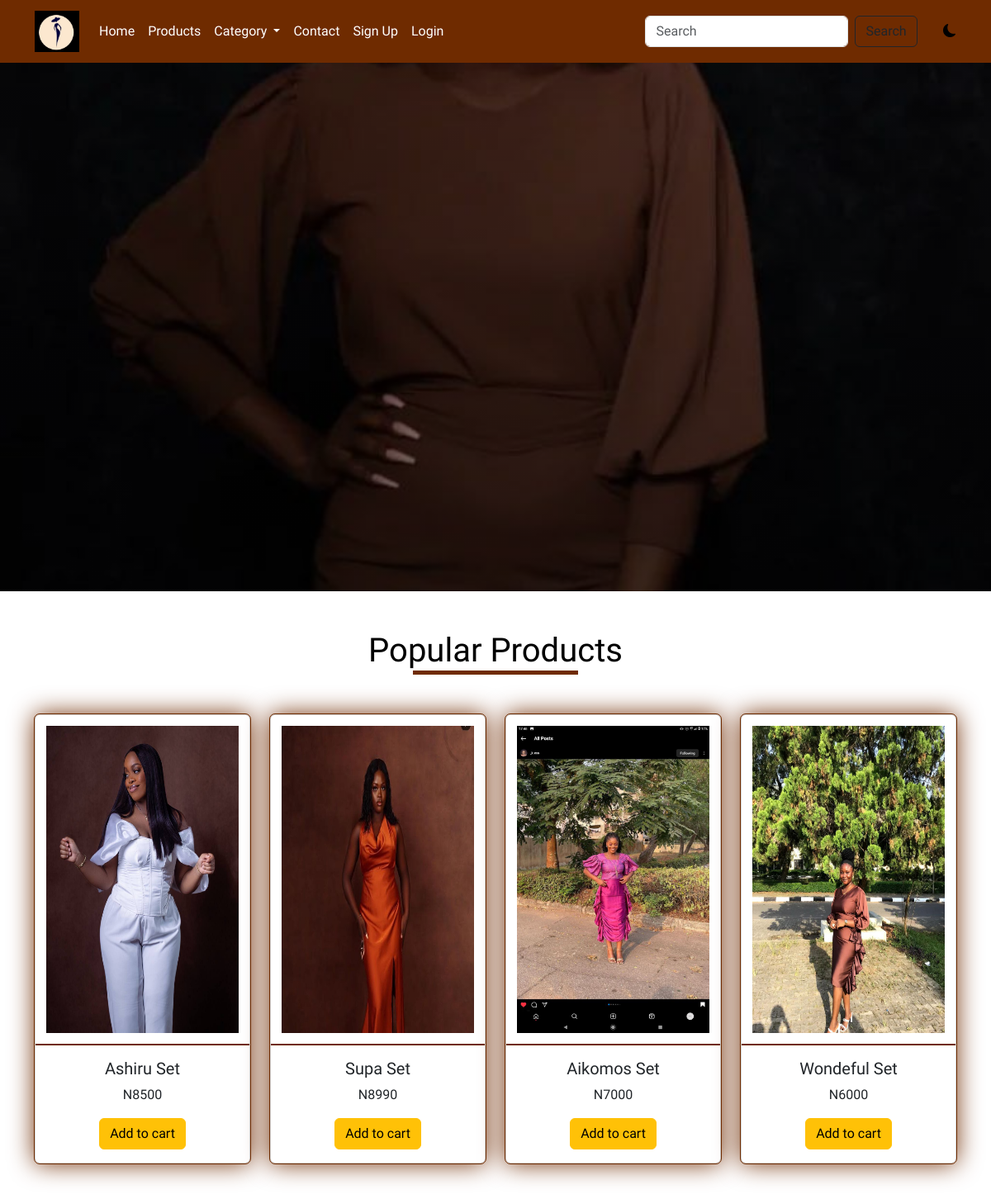
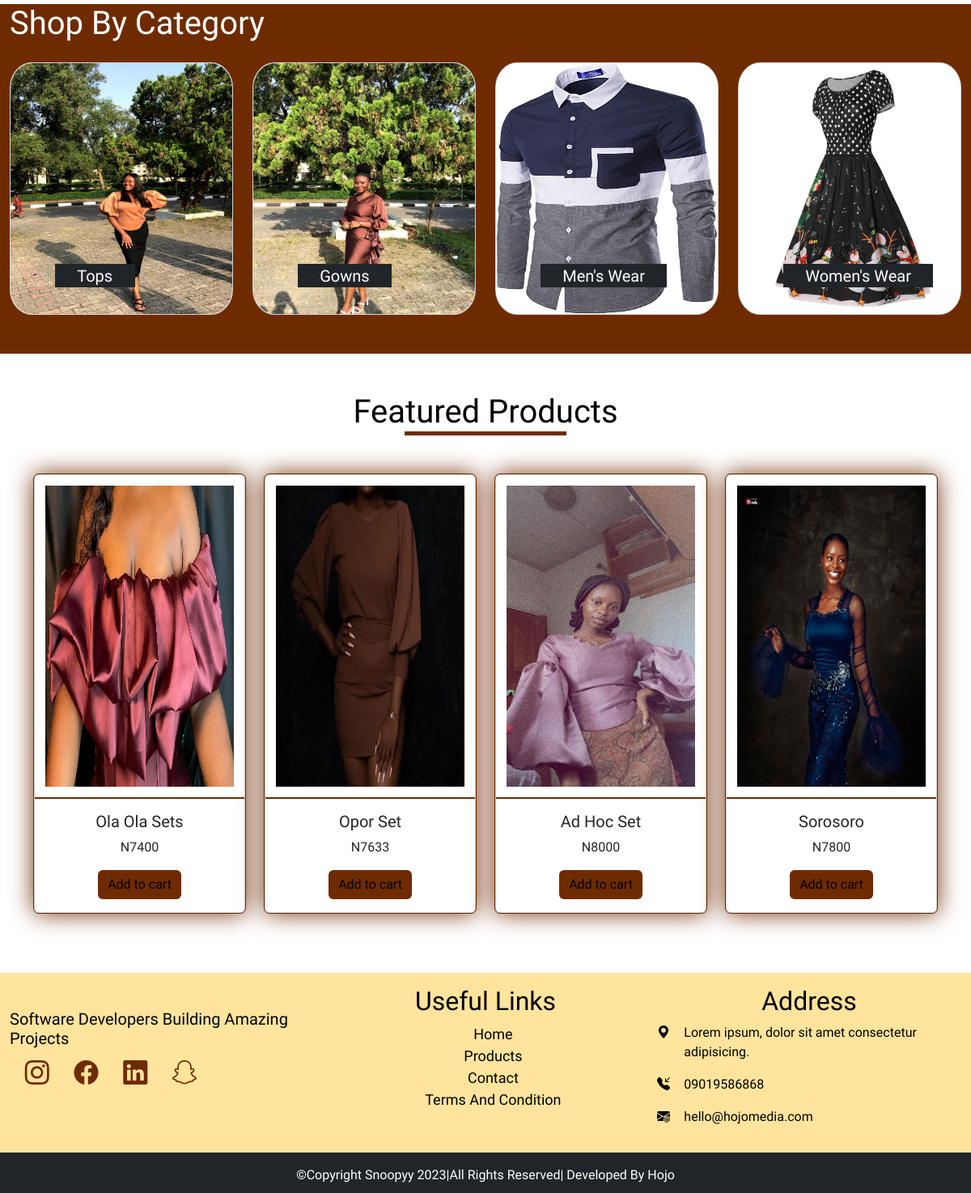
The page / on the database its author committed (2 pictures, top to bottom).
### main/models.py (models this page shows, shortened)
class AppInfo(models.Model):
    appname = models.CharField(max_length=50)
    logo = models.ImageField(upload_to='logo')
    banner = models.ImageField(upload_to='banner')
    carousel1 = models.ImageField(upload_to='carousel')
    carousel2 = models.ImageField(upload_to='carousel')
    carousel3 = models.ImageField(upload_to='carousel')

class Product(models.Model):
    type = models.ForeignKey(Category, on_delete=models.CASCADE)
    name = models.CharField(max_length=50)
    slug = models.SlugField(unique=True)
    img = models.ImageField(upload_to='product')
    price = models.CharField(max_length=12)
    description = models.TextField()
    size = models.CharField(max_length=50, blank=True, null=True)
    popular = models.BooleanField(default=False)
    featured = models.BooleanField(default=False)
    uploaded = models.DateTimeField(auto_now_add=True)

class Category(models.Model):
    name = models.CharField(max_length=50)
    catimg = models.ImageField(upload_to='catimg')
    slug = models.SlugField(unique=True)

### main/views.py (the view)
# urls.py: path('', views.homepage, name='home'),
def homepage(request):
    popular = Product.objects.filter(popular=True)
    featured = Product.objects.filter(featured=True)
    context = {
        'popular':popular,
        'featured':featured
    }
    return render(request, 'index.html', context)

### main/context_processor.py (called while the page is built)
def feature(request):
    info = AppInfo.objects.get(pk=1)
    categ = Category.objects.all()
    context ={
        'info':info,
        'categ':categ,
    }
    return context

def cartcount(request):
    cart = Cart.objects.filter(user__username = request.user.username, paid=False)
    itemcount = 0
    for item in cart:
        itemcount += item.quantity
    context = {
        'itemcount':itemcount
    }
    return context

### main/templates/index.html (shortened to what this page needs)
{% extends 'base.html' %}
{% block header %} {% include 'header.html' %} {% endblock header %}
{% block banner %} {% include 'banner.html' %} {% endblock banner %}
{% block content %}
<div class="container mb-5 mt-5">
    <h1 class="text-center text-capitalize mb-5 title">popular products</h1>
    <div class="row">
      {% for product in popular %}
      <div class="col-12 col-md-6 col-lg-3">
          <div class="card popcard">
              <a href="{% url 'detail' product.id product.slug %}"><img src="{{product.img.url}}" class="card-img-top" alt="..."></a>
              <div class="card-body">
                <h5 class="card-title text-capitalize text-center">{{product.name}}</h5>
                <P class="card-text text-center">N{{product.price}}</P>
                <form action="{% url 'add_to_cart' %}" method="POST">
                  <button type="submit" class="btn btn-warning">Add to cart</button>
                </form>
              </div>
            </div>
      </div>
      {% endfor %}
        </div>
    </div>
<div class="container-fluid mt-4 mb-5 catsec">
  <h1 class="text-capitalize text-white"> shop by category</h1>
  <div class="row categ pt-3 pb-5">
    {% for category in categ %}
    <div class="col-12 col-md-6 col-lg-3">
      <div class="card">
        <a href="{% url 'category' category.id %}"><img src="{{category.catimg.url}}"  alt="" class="card-img-top"></a>
        <h5 class="bg-dark text-center text-white text-capitalize"> {{category.name}} </h5>
      </div>
    </div>
    {% endfor %}
    </div>
  </div>
<div class="container mt-5 mb-5">
  <h1 class="text-center text-capitalize title"> featured products</h1>
  <div class="row mt-5">
    {% for product in featured %}
    <div class="col-12 col-md-6 col-lg-3">
        <div class="card featcard">
            <a href="{% url 'detail' product.id product.slug %}"><img src="{{product.img.url}}" class="card-img-top" alt="..."></a>
            <div class="card-body">
              <h5 class="card-title text-capitalize text-center">{{product.name}}</h5>
              <P class="card-text text-center">N{{product.price}}</P>
              <form action="{% url 'add_to_cart' %}" method="POST">
                <button type="submit" class="btn btn-warning">Add to cart</button>
              </form>
            </div>
        </div>
    </div>
    {% endfor %}
  </div>
</div>
{% endblock content %}
{% block footer %} {% include 'footer.html' %} {% endblock footer %}

### main/templates/base.html (shortened to what this page needs)
<!DOCTYPE html>
{% load static %}
<html lang="en">
<head>
    <link href="https://cdn.jsdelivr.net/npm/bootstrap@5.3.0-alpha1/dist/css/bootstrap.min.css" rel="stylesheet">
    <link rel="stylesheet" href="https://cdn.jsdelivr.net/npm/bootstrap-icons@1.10.3/font/bootstrap-icons.css">
    <link rel="stylesheet" href="{% static '' %}css/style.css">
</head>
<body>
  {% block header %}{% endblock header %}
  {% block banner %}{% endblock banner %}
  {% block content %}{% endblock content %}
    {% block footer %}{% endblock footer %}
</body>
</html>

### main/templates/header.html (shortened to what this page needs)
    <nav class="navbar sticky-top navbar-expand-lg">
        <div class="container">
          <a class="navbar-brand" href="#"><img src="{{info.logo.url}}" height="50px" alt=""></a>
          <div class="collapse navbar-collapse" id="navbarSupportedContent">
            <ul class="navbar-nav me-auto  mb-2 mb-lg-0">
              {% if user.is_authenticated %}
              <li class="nav-item">
                <a class="nav-link" aria-current="page" href="{% url 'home' %}">Home</a>
              </li>
              <li class="nav-item">
                <a class="nav-link" href="{% url 'products' %}">Products</a>
              </li>
              <li class="nav-item dropdown">
                <a class="nav-link dropdown-toggle" href="#" role="button" data-bs-toggle="dropdown" aria-expanded="false">
                  Category
                </a>
                <ul class="dropdown-menu">
                  {% for item in categ %}
                  <li><a class="dropdown-item" href="{% url 'category' item.id %}">{{item.name|title}}</a></li>
                  {% endfor %}
              </ul>
              </li>
              <li class="nav-item">
                <a class="nav-link" href="{% url 'contact' %}">Contact</a>
              </li>
              <li class="nav-item">
                <a class="nav-link" href="{% url 'cart' %}">
                  <div class="wrapper">
                    <i class="bi bi-cart4"></i>
                    <span class="badge">{{itemcount}}</span>
                  </div>
                </a>
              </li>
                      <li class="nav-item dropdown">
                <a class="nav-link dropdown-toggle" href="#" role="button" data-bs-toggle="dropdown" aria-expanded="false">
                  {% if user.customer %}
                  <img src="{{user.customer.pix.url}}" style="height: 20px;" alt=""><span class="text-caitalize">Hi {{user.username}}</span>
                  {% endif %}
                </a>
                <ul class="dropdown-menu">
                  <li><a class="dropdown-item" href="{% url 'profile' %}">Profile</a></li>
                  <li><a class="dropdown-item" href="{% url 'signout' %}">Logout</a></li>
                </ul>
              </li>
              {% else %}
              <li class="nav-item">
                <a class="nav-link" aria-current="page" href="{% url 'home' %}">Home</a>
              </li>
              <li class="nav-item">
                <a class="nav-link" href="{% url 'products' %}">Products</a>
              </li>
              <li class="nav-item dropdown">
                <a class="nav-link dropdown-toggle" href="#" role="button" data-bs-toggle="dropdown" aria-expanded="false">
                  Category
                </a>
              </li>
              <li class="nav-item">
                <a class="nav-link" href="{% url 'contact' %}">Contact</a>
              </li>
              <li class="nav-item">
                <a class="nav-link" href="{% url 'signup' %}">Sign Up</a>
              </li>
              <li class="nav-item">
                <a class="nav-link" href="{% url 'signin' %}">Login</a>
              </li>
              {% endif %}
            </ul>
            <form action="{% url 'search' %}" method="POST" class="d-flex" role="search">
              <input class="form-control me-2" name="item" type="search" placeholder="Search" aria-label="Search">
              <button class="btn btn-outline-dark" type="submit">Search</button>
            </form>
            <div class="david">
              <i class="bi bi-moon-fill"></i>
           </div>
          </div>
        </div>
      </nav>

### main/templates/banner.html
<div class="banner">
</div>

### main/templates/footer.html (shortened to what this page needs)
<footer>
    <div class="container-fluid">
      <div class="row fitem pt-3 pb-3">
        <div class="col-6 col-lg-4">
          <h3>software developers building amazing projects</h3>
          <ul class="list-unstyled">
            <li class="list-inline-item"><i class="bi bi-instagram"></i></li>
            <li class="list-inline-item"><i class="bi bi-facebook"></i></li>
            <li class="list-inline-item"><i class="bi bi-linkedin"></i></li>
            <li class="list-inline-item"><i class="bi bi-snapchat"></i></li>
          </ul>
        </div>
        <div class="col-6 col-lg-4 flink">
          <h2 class="text-center text-capitalize">useful links</h2>
          <ul class="list-unstyled">
            <li><a href="/ass.html">home</a></li>
            <li><a href="/products.html">products</a></li>
            <li><a href="/contact.html">contact</a></li>
            <li><a href="">terms and condition</a></li>
          </ul>
        </div>
        <div class="col-6 col-lg-4 fadd">
          <h2 class="text-center text-capitalize">address</h2>
          <div class="row">
            <div class="col-1 me">
              <i class="bi bi-geo-alt-fill"></i>
            </div>
            <div class="col-11">
              <p>Lorem ipsum, dolor sit amet consectetur adipisicing.</p>
            </div>
          </div>
          <div class="row">
            <div class="col-1">
              <i class="bi bi-telephone-inbound-fill"></i>
            </div>
            <div class="col-11">
              <p>09019586868</p>
            </div>
          </div>
          <div class="row">
            <div class="col-1">
              <i class="bi bi-envelope-at-fill"></i>
            </div>
            <div class="col-11">
              <p>hello@hojomedia.com</p>
            </div>
          </div>
        </div>
      </div>
    </div>
    <div class="container-fluid ttb">
      <div class="row bg-dark ttl">
        <p class="text-white text-center text-capitalize pt-3">&copy;copyright snoopyy 2023|all rights reserved| developed by hojo</p>
      </div>
    </div>
  </footer>

### main/static/css/style.css (style rules this page uses)
* { padding: 0%; margin: 0%; box-sizing: border-box; }
.navbar { background-color: rgb(111, 43, 0); }
.navbar-nav a { color: white; }
.david { margin-left: 3%; cursor: pointer; }
:root { --bg:white; --icon:black; --text:black; }
body { background: var(--bg) !important; color: var(--text) !important; font-family: 'Signika Negative', sans-serif; }
.popcard { text-align: center; outline: 1px solid rgb(111, 43, 0); box-shadow:0px 0px 30px rgb(111, 43, 0); transition: 1s; cursor: pointer; }
.popcard img { height: 400px; border-bottom: 2px solid rgb(111, 43, 0); box-shadow: 2px solid rgb(111, 43, 0); padding: 5%; }
.title::after { content: ''; display: block; width: 200px; height: 5px; background-color: rgb(111, 43, 0); margin-left: auto; margin-right: auto; }
.catsec { background-color: rgb(111, 43, 0); }
.categ .card { border-radius: 10%; }
.categ .card h5 { position: absolute; top: 80%; left: 20%; padding: 1% 10%; }
.categ .card img { border-radius: 10%; height: 310px; opacity: 1; transition: 3sec; position: relative; }
.featcard { text-align: center; outline: 1px solid rgb(111, 43, 0); box-shadow:0px 0px 30px rgb(111, 43, 0); transition: 3s; cursor: pointer; margin-bottom: 10%; }
.featcard img { height: 400px; border-bottom: 2px solid rgb(111, 43, 0); padding: 5%; transition: 2s; }
.featcard button { background-color: rgb(111, 43, 0); border:none }
footer { background-color: rgb(255, 228, 158); }
.fitem h3 { font-size: 20px; text-transform: capitalize; margin-top: 5px; }
.fitem ul i { font-size: 30px; color: rgb(111, 43, 0); }
.fitem li { padding-left: 5%; }
.flink { text-align: center; }
.flink a { text-decoration: none; text-transform: capitalize; color: black; font-size: 18px; font-weight: 500; }
.ttl { height: 50px; }
.banner { background: linear-gradient(rgba(0,0,0,0.2), rgba(0,0,0,0.5)), url(../img/photo_5787635037892623600_y.jpg); background-position: center; background-repeat: no-repeat; background-size: cover; height: 80vh; }

### rows shown on the page
AppInfo: logo (picture)
Product: img (picture), name "Ashiru Set", price "8500"
Product: img (picture), name "Supa Set", price "8990"
Product: img (picture), name "Aikomos Set", price "7000"
Product: img (picture), name "Wondeful Set", price "6000"
Category: catimg (picture), name "Tops"
Category: catimg (picture), name "Gowns"
Category: catimg (picture), name "Men's Wear"
Category: catimg (picture), name "Women's Wear"
Product: img (picture), name "Ola Ola Sets", price "7400"
Product: img (picture), name "Opor Set", price "7633"
Product: img (picture), name "Ad Hoc Set", price "8000"
Product: img (picture), name "Sorosoro", price "7800"
